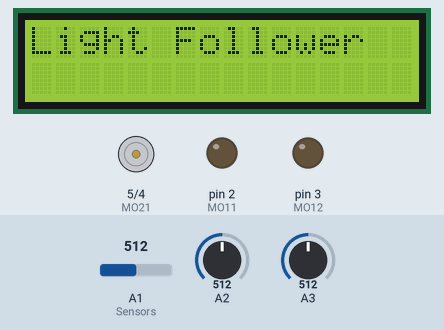
This sketch was run on a simulated Arduino Uno, built with avr-gcc and run on an emulated ATmega328P. On the bench: 16×2 character LCD, motor-driver pin pairs drawn as motors (green arrow = first pin HIGH = forward, orange = second pin HIGH = backward, longer = more drive), output pins drawn as LEDs (lit = HIGH). The test bench sets the inputs (shaded band); at power-on: A1 (Sensors) = 512, A2 = 512, A3 = 512.

Above: at 0.1 s.
At 4.2 s:
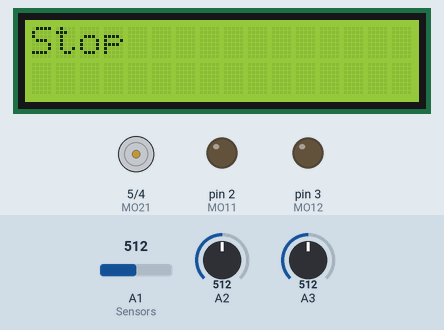
4.3 s: A1 (Sensors) set to 109
7.3 s: A1 (Sensors) set to 94
At 8.6 s:
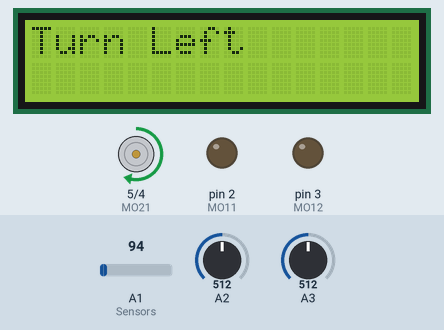
Timing chart, 0 to 10.3 s (numbered marks = the images above; inputs shaded):
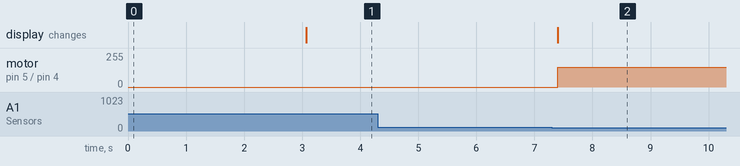

Measured:
- the behaviour switches between 100 and 99 on A1 (Sensors) (found by bisection; images 1 and 2)
- after the input at 4.3 s, every drawn part: stays the same
- after the input at 7.3 s, motor on pin 5 (MO21) / pin 4 (MO22): stopped → forward 150/255 after 0.11 s; the display: changes after 0.11 s (image 2)

The sketch:

Light_Follower_Using_Arduino.ino
```cpp
/*
'-------------------------------------------------------------------------------
'--------------------------------------------------------------------------------
'Name                     : Light Follower using three Sensors
'Project                  : To Program the Robot to follow the Light using Microcontroller
'Event                    : Hacktoberfest-2021


'Reference Connections.........
'[MOors]
'MOor1-MO1(PIN 4 , PIN 5)
'MOor2-MO2(PIN 6 , PIN 7)

'[LCD]
'DB4-PIN 8........ RS- PIN 13........
'DB5-PIN 9........ E  -PIN 12........
'DB6-PIN 10....... DB7-PIN 11........

'[SENSORS]
'SENSOR1(LEFT SENSOR) -PIN A0.......
'SENSOR2(MID SENSOR)  -PIN A1.......
'SENSOR3(RIGHT SENSOR)-PIN A2.......

'Operation
'ROBOT FOLLOWS LIGHT
'--------------------------------------------------------------------------------*/


#include <LiquidCrystal.h>                                                              // Include the Library for LCD

LiquidCrystal lcd(13, 12, 11, 10, 19, 18);                                                // Define the pin connections of Board for LCD
int MO11 = 2;                                                                          // Defining the Controller pins for MOors
int MO12 = 3;
int MO22 = 4;
int MO21 = 5;
int leftsensor = 0;                                                                     // Defining the integers to store the Sensors output
int middlesensor = 0;
int rightsensor = 0;

void setup()                                                                            // Start of the Set up Loop
{
  pinMode(MO11, OUTPUT);                                                               // Setting the pins connected to MOors as output pins
  pinMode(MO12, OUTPUT);
  pinMode(MO21, OUTPUT);
  pinMode(MO22, OUTPUT);

   lcd.begin(16, 2);                                                                    // Configuring the 16*2 as type of LCD
  lcd.setCursor(0, 0);                                                                  // Displaying the name of the Robot on LCD
  lcd.print("Light Follower");
  delay(3000);
  lcd.clear();                                                                          // Clear the LCD after waiting for 3 Seconds
}

void loop()                                                                             // Start of the Main Loop
{

   leftsensor=analogRead(A1);                                                           // Store each Sensors output on their specific integers
   middlesensor=analogRead(A2);
   rightsensor=analogRead(A3);

   if(leftsensor < 100)                                                                // If light is falling on Left Sensor then program the Robot to turn Right
    {
       lcd.clear();
       lcd.setCursor(0, 0);
       lcd.print("Turn Left");                                                          // Display the direction of Robot on LCD

       digitalWrite(MO11, LOW);
       analogWrite(MO12, 0);                                                           // Move only Right MOor so that Robot could turn Left
       analogWrite(MO21, 150);
       digitalWrite(MO22, LOW);
    }

    else if(middlesensor < 100)                                                        // Else if the light is falling on the Middle Sensor then programm the Robot to Move Forward
    {
       lcd.clear();
       lcd.setCursor(0, 0);
       lcd.print("Forward");                                                            // Display the Direction of Robot on LCD

       digitalWrite(MO11, HIGH);
       analogWrite(MO12, 105);                                                         // Move both the MOors in Forward Direction so thst Robot could move Forward
       analogWrite(MO21, 150);
       digitalWrite(MO22, LOW);

    }


    else if(rightsensor < 100)                                                         // Else if the Light is falling on the Right Sensor then program the Robot to turn Right
    {
       lcd.clear();
       lcd.setCursor(0, 0);
       lcd.print("Turn Right");                                                         // Display the Direction of Robot on LCD

       digitalWrite(MO11, HIGH);
       analogWrite(MO12, 105);                                                         // Move the Left MOor in Forward Direction so that the Robot could Turn Right
       analogWrite(MO21, 0);
       digitalWrite(MO22, LOW);
    }
      else                                                                              // Else make the Robot Stand on its position
    {
       lcd.clear();
       lcd.setCursor(0, 0);
       lcd.print("Stop");                                                               // Display "Stop" on LCD

       digitalWrite(MO11, LOW);
       analogWrite(MO12, 0);                                                           // Stop both the MOors of the Robot
       analogWrite(MO21, 0);
       digitalWrite(MO22, LOW);
    }
delay(100);

}                                                                                       // End of Main Loop
```
